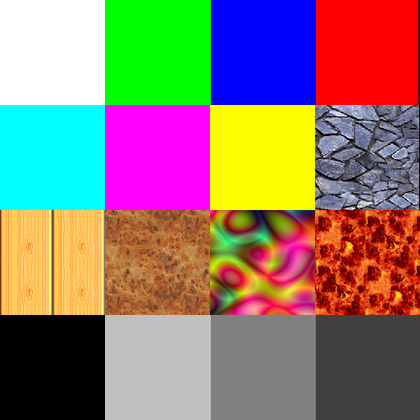
%> input picture M2/MTAF/Demosaicage/Demosaic_4.bmp, 420 x 420 px, shrunk from 512 x 512 before the run
$ octave main.m   (GNU Octave 9; MATLAB toolbox functions it lacks are replaced by stand-ins)
%> lines starting %> are read from the running program, lines starting %| are printed output that depends on the picture
%> further down, Img is the input picture: size 420x420x3 uint8; mean R, G, B 142.3, 122.2, 110.2
### M2/MTAF/Demosaicage/bayer.m
function [ Image_CFA ] = bayer( Input_RGB )
[m,n,p] = size(Input_RGB);
%> m = 420; n = 420; p = 3

Image_CFA = Input_RGB(1:m,1:n,2);
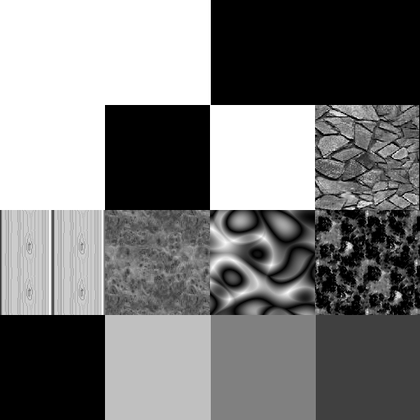
%> Image_CFA: size 420x420 uint8; min 0, max 255, mean 122.2

for i = 1:m
    for j = 1:n

        %pixel bleu
        if (mod(i,2) == 0 && mod(j,2) == 0)
            Image_CFA(i,j) = Input_RGB(i,j,3);
        end

        %pixel rouge
        if (mod(i,2) ~= 0 && mod(j,2) ~= 0)
            Image_CFA(i,j) = Input_RGB(i,j,1);
        end

    end
end
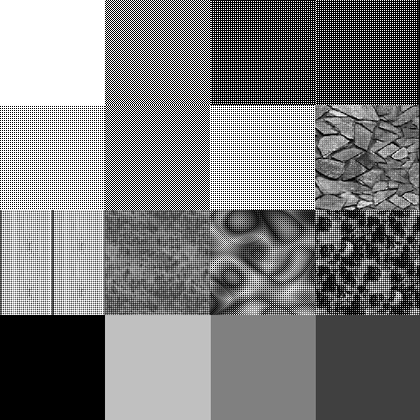
%> Image_CFA: size 420x420 uint8; min 0, max 255, mean 124.3

### M2/MTAF/Demosaicage/main.m
Img = imread('Demosaic_4.bmp');

CFA = bayer(Img);

figure ,imshow(CFA);

%Img_D = IntBi(CFA);

%Img_D = IntBiMask(CFA);

%> (the run ends here)
